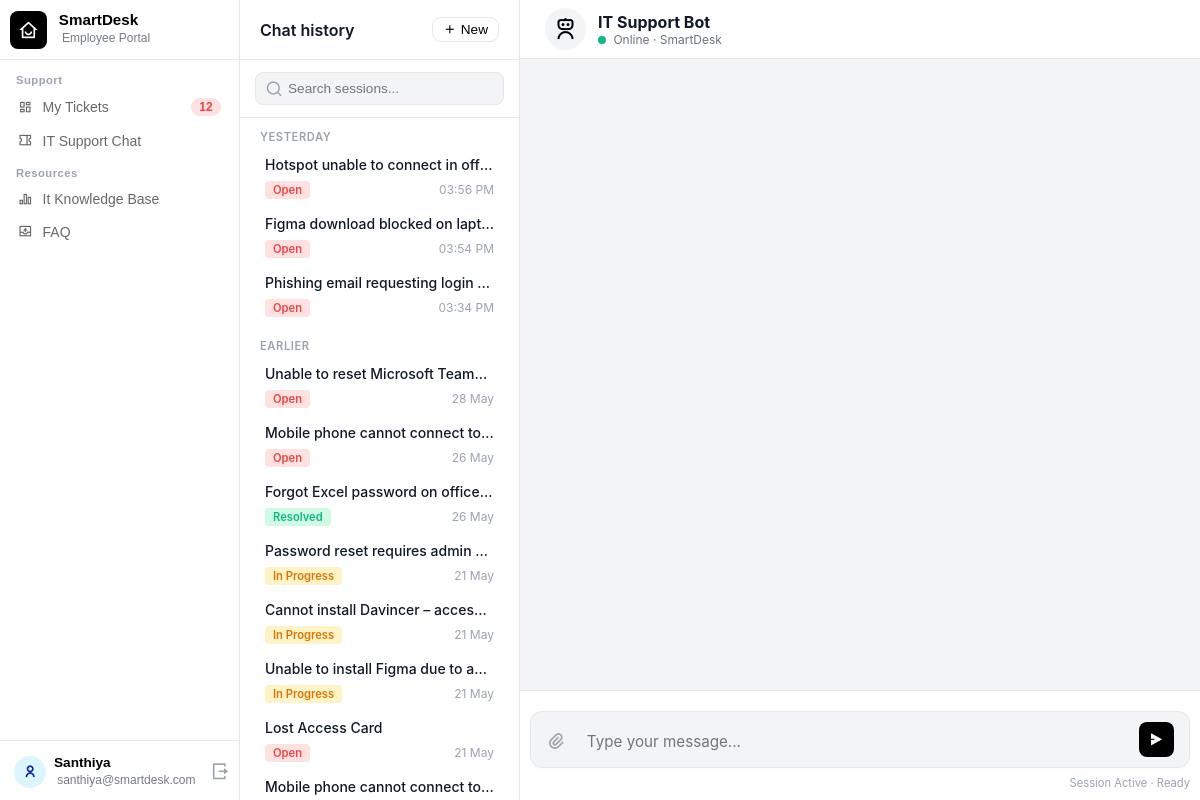
The app's page /chat-bot (signed in) with its own data.
### main.py (models this page shows)
class Ticket(db.Model):
    id = db.Column(db.Integer, primary_key=True)
    email = db.Column(db.String(100), nullable=False)
    title = db.Column(db.String(200), nullable=False)
    description = db.Column(db.Text, nullable=False)
    category = db.Column(db.String(50), nullable=False)
    priority = db.Column(db.String(20), nullable=False)
    status = db.Column(db.String(20), nullable=False, default='Open')
    created_at = db.Column(db.DateTime, default=datetime.now)
    proceeding_started = db.Column(db.DateTime, nullable=True)
    resolved_at = db.Column(db.DateTime, nullable=True)
    session_id = db.Column(db.String(100), nullable=True)

### main.py (the view)
@app.route('/chat-bot')
def render_chatbot():
    if 'email' not in session:
        return redirect(url_for('employee_login'))
    user_email = session['email']
    my_tickets = Ticket.query.filter_by(email=user_email).order_by(Ticket.created_at.desc()).all()
    today = date.today()
    yesterday = today - timedelta(days=1)
    tickets_today = []
    tickets_yesterday = []
    tickets_earlier = []
    for ticket in my_tickets:
        ticket_date = ticket.created_at.date()
        if ticket_date == today:
            tickets_today.append(ticket)
        elif ticket_date == yesterday:
            tickets_yesterday.append(ticket)
        else:
            tickets_earlier.append(ticket)
    db_categories = get_active_categories()
    return render_template(
        'ChatBot.html',
        tickets=my_tickets,
        tickets_today=tickets_today,
        tickets_yesterday=tickets_yesterday,
        tickets_earlier=tickets_earlier,
        categories=db_categories
    )

### main.py (called while the page is built)
def get_active_categories():
    deleted_names = [d.name for d in DeletedCategory.query.all()]
    return [cat for cat in Category.query.all() if cat.name not in deleted_names]

### templates/ChatBot.html (shortened to what this page needs)
{% extends "EmployeeSideBase.html" %}
{% block extra_css %}
<link rel="stylesheet" href="{{ url_for('static', filename='css/ChatBot.css') }}">
{% endblock %}
{% block content %}
<div class="chat-page-container">
    <aside class="history-sidebar">
        <div class="history-header">
            <h3>Chat history</h3>
            <button class="btn-new-chat" id="new-chat-btn"><i class="ri-add-line"></i> New</button>
        </div>
        <div class="history-search">
            <input type="text" placeholder="Search sessions...">
        </div>
        <div class="history-scroll-area">
            {% if tickets_yesterday %}
            <div class="history-group">
                <span class="history-label">YESTERDAY</span>
                {% for ticket in tickets_yesterday %}
                <div class="history-item hover-shade" data-session-id="{{ ticket.session_id }}">
                    <p class="history-title">{{ ticket.title }}</p>
                    <div class="history-meta">
                        <span class="status-badge
                            {% if ticket.status == 'Open' %}s-open
                            {% elif ticket.status == 'In Progress' %}s-in-progress
                            {% else %}s-resolved{% endif %}">
                            {{ ticket.status }}
                        </span>
                        <span class="history-time">{{ ticket.created_at.strftime('%I:%M %p') }}</span>
                    </div>
                </div>
                {% endfor %}
            </div>
            {% endif %}
            {% if tickets_earlier %}
            <div class="history-group">
                <span class="history-label">EARLIER</span>
                {% for ticket in tickets_earlier %}
                <div class="history-item hover-shade" data-session-id="{{ ticket.session_id }}">
                    <p class="history-title">{{ ticket.title }}</p>
                    <div class="history-meta">
                        <span class="status-badge
                            {% if ticket.status == 'Open' %}s-open
                            {% elif ticket.status == 'In Progress' %}s-in-progress
                            {% else %}s-resolved{% endif %}">
                            {{ ticket.status }}
                        </span>
                        <span class="history-time">{{ ticket.created_at.strftime('%d %b') }}</span>
                    </div>
                </div>
                {% endfor %}
            </div>
            {% endif %}
        </div>
    </aside>
    <main class="chat-main-wrapper">
        <div class="chat-header">
            <div class="bot-info">
                <i class="ri-robot-3-line"></i>
                <div class="top-header">
                    <h2>IT Support Bot</h2>
                    <p><span class="status-dot"></span> Online · SmartDesk</p>
                </div>
            </div>
        </div>
        <div class="chat-box" id="chat-box">
            </div>
        <div class="chat-input-wrapper">
            <div class="chat-input-container">
                <i class="ri-attachment-2"></i>
                <textarea id="user-input" rows="1" placeholder="Type your message..."></textarea>
                <button id="send-btn"><i class="ri-send-plane-2-fill"></i></button>
            </div>
            <div class="chat-session-info">
                <span>Session Active · Ready</span>
            </div>
        </div>
    </main>
</div>
{% endblock %}

### static/css/EmployeeSideBase.css (style rules this page uses)
body { margin: 0; font-family: 'Inter', system-ui, -apple-system, BlinkMacSystemFont, "Segoe UI", Roboto, sans-serif; }

### static/css/ChatBot.css (style rules this page uses)
* { box-sizing: border-box; margin: 0; padding: 0; }
.chat-page-container { display: flex; height: 100vh; width: 100%; overflow: hidden; }
.history-sidebar { width: 280px; background-color: white; border-right: 1px solid #e5e7eb; display: flex; flex-direction: column; }
.history-header { padding: 12px 20px; display: flex; justify-content: space-between; align-items: center; border-bottom: 1px solid #e5e7eb; height: 60px; box-sizing: border-box; }
.history-header h3 { font-size: 1rem; font-weight: 600; color: #111827; margin: 0; }
.btn-new-chat { padding: 4px 10px; border-radius: 9px; border: 1px solid #e5e7eb; background: white; cursor: pointer; font-size: 0.85rem; }
.history-search { padding: 12px 15px; border-bottom: 1px solid #e5e7eb; position: relative; box-sizing: border-box; }
.history-search input { width: 100%; box-sizing: border-box; background-color: #f3f4f6; border: 1px solid #e5e7eb; border-radius: 8px; padding: 8px 12px 8px 32px; font-size: 0.85rem; outline: none; }
.history-label { display: block; font-size: 0.7rem; font-weight: 600; color: #9ca3af; padding: 12px 15px 4px 15px; text-transform: uppercase; letter-spacing: 0.05em; margin: 0; }
.status-badge { padding: 2px 8px; border-radius: 4px; font-size: 0.7rem; font-weight: 600; margin-top: 4px; margin-bottom: 2px; }
.s-open { background-color: #fee2e2; color: #ef4444; }
.s-resolved { background-color: #d1fae5; color: #10b981; }
.s-in-progress { background-color: #fef3c7; color: #d97706; }
.history-scroll-area { flex: 1; overflow-y: auto; padding: 0 5px; }
.hover-shade { padding: 6px 12px; border-radius: 8px; transition: background-color 0.1s ease; background-color: transparent; }
.history-item { margin: 2px 8px; cursor: pointer; display: flex; flex-direction: column; }
.history-title { font-size: 0.875rem; font-weight: 500; color: #111827; white-space: nowrap; overflow: hidden; text-overflow: ellipsis; margin: 0 0 4px 0; }
.history-meta { display: flex; align-items: center; justify-content: space-between; }
.history-time { font-size: 0.75rem; color: #9ca3af; }
.chat-main-wrapper { flex: 1; display: flex; flex-direction: column; background-color: #2b5399; }
.chat-header { padding: 8px 25px; border-bottom: 1px solid #e5e7eb; background-color: white; }
.bot-info { display: flex; align-items: center; gap: 12px; }
.bot-info i { font-size: 24px; background: #f3f4f6; padding: 8px; border-radius: 50%; }
.bot-info h2 { margin: 0; font-size: 1rem; color: #111827; }
.bot-info p { margin: 0; font-size: 0.75rem; color: #6b7280; }
.status-dot { height: 8px; width: 8px; background-color: #10b981; border-radius: 50%; display: inline-block; margin-right: 4px; }
#chat-box { flex: 1; overflow-y: auto; padding: 20px 40px; display: flex; flex-direction: column; gap: 16px; background-color: #f3f4f6; }
.chat-input-wrapper { padding: 20px 10px 10px 10px; background-color: white; border-top: 1px solid #e5e7eb; }
.chat-input-container { display: flex; align-items: flex-end; gap: 12px; background: #f3f4f6; border: 1px solid #e5e7eb; padding: 10px 15px; border-radius: 12px; max-width: 950px; margin: 0 auto; box-shadow: 0 2px 6px rgba(0,0,0,0.02); }
.chat-input-container i.ri-attachment-2 { color: #9ca3af; font-size: 20px; cursor: pointer; padding-bottom: 5px; }
.chat-input-container textarea { flex: 1; border: none; background: transparent; padding: 5px 8px; outline: none; font-size: 0.95rem; font-family: inherit; resize: none; max-height: 150px; overflow-y: hidden; line-height: 1.4; }
#send-btn { background: #000; color: white; border: none; width: 35px; height: 35px; border-radius: 8px; display: flex; align-items: center; justify-content: center; cursor: pointer; transition: transform 0.2s; flex-shrink: 0; }
.chat-session-info { text-align: right; max-width: 900px; margin: 8px auto 0 auto; font-size: 0.7rem; color: #9ca3af; }

### records on screen
Ticket: title "Hotspot unable to connect in off…", status "Open", created_at "03:56 PM"
Ticket: title "Figma download blocked on lapt…", status "Open", created_at "03:54 PM"
Ticket: title "Phishing email requesting login…", status "Open", created_at "03:34 PM"
Ticket: title "Unable to reset Microsoft Team…", status "Open", created_at "28 May"
Ticket: title "Mobile phone cannot connect to…", status "Open", created_at "26 May"
Ticket: title "Forgot Excel password on office…", status "Resolved", created_at "26 May"
Ticket: title "Password reset requires admin…", status "In Progress", created_at "21 May"
Ticket: title "Cannot install Davincer – acces…", status "In Progress", created_at "21 May"
Ticket: title "Unable to install Figma due to a…", status "In Progress", created_at "21 May"
Ticket: title "Lost Access Card", status "Open", created_at "21 May"
Ticket: title "Mobile phone cannot connect to…"

### other values on screen
{{ tickets | length if tickets else 0 }} "12"
{{ session['email'].split('@')[0] | capitalize }} "Santhiya"
{{ session['email'] }} "santhiya@smartdesk.com"
